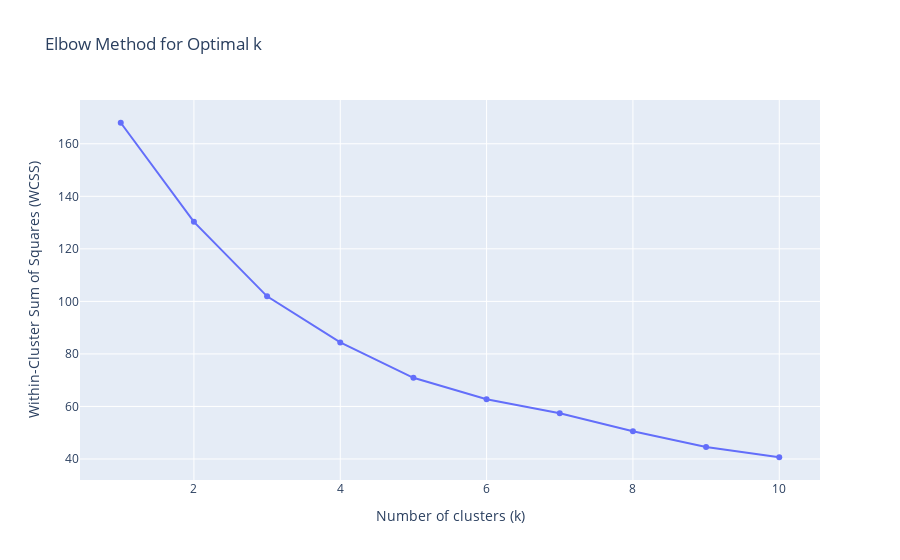

This figure's notebook cell:
### Markdown cell above
### 5. Modeling
Now, we'll determine the optimal number of clusters to use and then train our models.

### Code cell
def get_optimal_k(X_scaled, max_k=10):
    wcss = []
    for i in range(1, min(max_k, len(X_scaled)) + 1):
        kmeans = KMeans(n_clusters=i, init='k-means++', random_state=42, n_init=10)
        kmeans.fit(X_scaled)
        wcss.append(kmeans.inertia_)
    
    fig = go.Figure(data=go.Scatter(x=list(range(1, len(wcss) + 1)), y=wcss, mode='lines+markers'))
    fig.update_layout(title='Elbow Method for Optimal k',
                      xaxis_title='Number of clusters (k)',
                      yaxis_title='Within-Cluster Sum of Squares (WCSS)')
    fig.show()
    
    try:
        deltas = np.diff(wcss, 2)
        optimal_k = np.argmax(deltas) + 2
    except ValueError:
        optimal_k = 3
        
    return optimal_k

optimal_k = get_optimal_k(X_scaled)
print(f"Optimal number of clusters (k): {optimal_k}")

### Figure 1 — Plotly figure (JSON) as saved in the notebook; plotly's stock layout.template omitted (floating-point values rounded to 4 significant figures)
{"data": [{"mode": "lines+markers", "type": "scatter", "x": [1, 2, 3, 4, 5, 6, 7, 8, 9, 10], "y": [168, 130.3, 101.9, 84.36, 70.9, 62.77, 57.39, 50.57, 44.6, 40.66]}], "layout": {"title": {"text": "Elbow Method for Optimal k"}, "xaxis": {"title": {"text": "Number of clusters (k)"}}, "yaxis": {"title": {"text": "Within-Cluster Sum of Squares (WCSS)"}}}}
